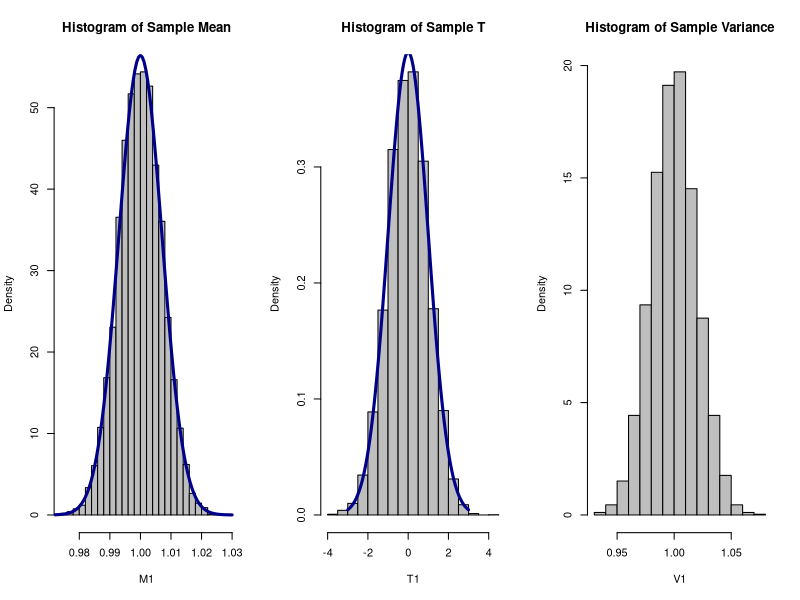

Write R code to recreate this figure. (Note: this script raises an error after producing the figure.)
#for exponential(1) distribution:
T1=c()
M1=c()
V1=c()
n=20000
k=n-1
mu1=1
var1=1/n
for(i in 1:10000){
  x1=rexp(n)
  m1=sum(x1)/n
  z1=((x1-m1)^2)/k
  s1=sqrt(sum(z1))
  v1=sum(z1)
  t1=(sqrt(n)*(m1-1))/s1
  T1=c(T1,t1)
  M1=c(M1,m1)
  V1=c(V1,v1)
}
est_density1<-function(x){
  (1/(sqrt(2*pi)))*exp(-(x^2)/2)
}
est_density3<-function(x){
  (1/(sqrt(2*pi*var1)))*exp(((-((x-mu1)^2))/(2*var1)))
}

par(mfrow=c(1,3))
hist(M1,breaks=25,col='gray',probability = TRUE,main = "Histogram of Sample Mean")
plot(est_density3,0.97,1.03,col='darkblue',add=TRUE,lwd=3)
hist(T1,breaks=15,col='gray',probability = TRUE,main = "Histogram of Sample T")
plot(est_density1,-3,3,col='darkblue',add=TRUE,lwd=3)
hist(V1,breaks=15,col='gray',probability = TRUE,main = "Histogram of Sample Variance")
par(new=TRUE)
plot(density(V),axes=FALSE,frame.plot=FALSE,lwd=2,main=" ")

z1=Freq2D(M1,V1,n=20)
dim(z1)
D1=matrix(0,dim(z1)[1],dim(z1)[2])
for (i in 1:dim(z1)[1]) {
  for (j in 1:dim(z1)[2]) {
    D1[i,j]=(z1[i,j]/length(M1))-(sum(z1[i,]))*(sum(z1[,j]))/(length(M1)^2)
  }
}
max(abs(D1))
